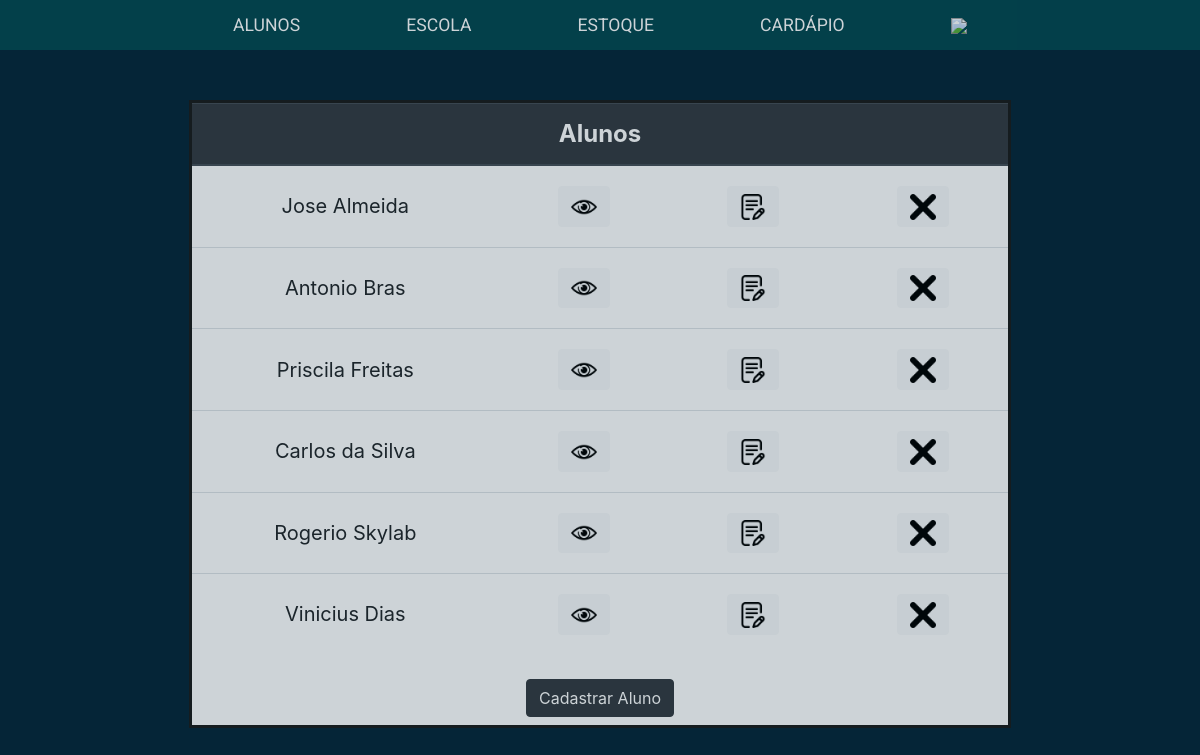
/sec-escola/aluno/index.php (signed in), run on the app's committed database.
### tables this page shows
create table Aluno (
    id int primary key auto_increment,
    nomeAluno varchar(64),
    login varchar(64),
    senha varchar(64),
    dataDeNascimento date,
    anoEscolar_id int references AnoEscolar(id),
    escola_id int references Escola(id)
);

### sec-escola/aluno/index.php (the view, shortened to what this page needs)
<?php
require_once '../../funcoes-de-cabecalho.php';
require_once '../../conexao.php';
cabecalhoSecEsc('../../estilo/style.css', 'Alunos', '.', '../escola/', '../estoque/', '../cardapio/', '../../login/logOut.php');
sectionTop();
$select = "select * from Aluno";
$query = mysqli_query($conexao, $select);
?>
<table class="table">
    <thead class="thead-dark">
        <tr>
            <th colspan="4">Alunos</th>
        </tr>
    </thead>
    <tbody>
<?php
while($table = mysqli_fetch_array($query)){
        $idAluno = $table['id'];
        $nome = $table['nomeAluno'];
        echo "<tr>"
            . "<td>$nome</td>"
            . "<td><button class='btn btn-light m-2 visualizar-aluno' value='$idAluno'><img src='../../estilo/icones/eye.png' width='26px' /></button></td>"
            . "<td><a href='validar-aluno.php?acao=atualizar&id=$idAluno'class='btn btn-light m-2'><img src='../../estilo/icones/edit.png' width='26px' /></a></td>"
            . "<td><button class='btn btn-light m-2 excluir-aluno' value='$idAluno'><img src='../../estilo/icones/delete.png' width='26px' /></button></td>"
            . "</tr>";
    }
?>
    </tbody>
</table>
<a class="btn btn-dark m-2 cadastrar-aluno buttonLink" href="validar-aluno.php?acao=cadastrar">Cadastrar Aluno</a>
<?php
sectionBaixo();
?>
<?php
rodape();

### funcoes-de-cabecalho.php (shortened to what this page needs)
<?php
function cabecalhoSecEsc($estilo = null, $title = NULL,  $linkAluno = NULL, $linkEscola = NULL, $linkEstoque = NULL, $linkCardapio = NULL, $linkLogOut = null) {
    echo "<!DOCTYPE html>"
        . "<head>"
        . "<link rel='stylesheet' href='https://stackpath.bootstrapcdn.com/bootstrap/4.3.1/css/bootstrap.min.css'>"
        . "<script src='https://ajax.googleapis.com/ajax/libs/jquery/3.4.1/jquery.min.js'></script>"
        . "<script src='https://cdnjs.cloudflare.com/ajax/libs/popper.js/1.14.7/umd/popper.min.js'></script>"
        . "<script src='https://stackpath.bootstrapcdn.com/bootstrap/4.3.1/js/bootstrap.min.js'></script>"
        . "<link rel='stylesheet' type='text/css' href='$estilo'/>"
        . "<meta charset='UTF-8'>"
        . "<title>$title</title>"
        . "</head>"
        . "<body>"
        . "<div class='container-fluid'>"
        . "<header>"
        .        "<div id='navbar'>"
        .            "<div>"
        .               "<a href='$linkAluno'>ALUNOS</a>"
        .            "</div>"
        .            "<div>"
        .                "<a href='$linkEscola'>ESCOLA</a>"
        .            "</div>"
        .            "<div>"
        .               "<a href='$linkEstoque'>ESTOQUE</a>"
        .            "</div>"
        .            "<div>"
        .               "<a href='$linkCardapio'>CARDÁPIO</a>"
        .            "</div>"
        .            "<div>"
        .               "<a href='$linkLogOut'><img src='https://image.flaticon.com/icons/svg/660/660350.svg' width=26px/></a>"
        .            "</div>"
        .    "</div>"
        . "</header>";
}
function sectionTop() {
    echo "<section>"
    .        "<div id='Box'>";
}
function sectionBaixo() {
    echo "</div>"
    .    "</section>";
}
function rodape(){
    echo "</div></body>"
    . "</html>";
}

### estilo/style.css (style rules this page uses)
body { background-color: #052537 !important; text-decoration: none; }
.container-fluid { margin: 0 !important; padding: 0 !important; }
.buttonLink { color: white !important; }
#Box a { text-decoration: none; color: black; }
#navbar { display: flex; align-items: center; justify-content: space-around; padding: 0 15%; font-size: 1.1rem; }
#navbar div a { color: white; }
#navbar { background-color: #03474F; opacity: 0.8; font-family: Roboto, sans-serif; }
a:link { text-decoration: none !important; }
input, td, tr { text-align: center; vertical-align: middle !important; font-weight: 400; }
.table thead th { vertical-align: middle !important; }
@media (min-width: 1200px) { body { height: 100%; width: 100%; background-size: cover; position: relative; text-align-last: center; text-align: center; } }
@media (min-width: 1200px) { #Box { background: white center; font-weight: 500; opacity: 0.8; width: 68%; height: 80%; margin-top: 50px; margin-right: auto; margin-bottom: 0px; margin-left: auto; position: relative; border: solid 3px rgb(26, 26, 26); box-sizing: content-box; font-size: 24px; } }
@media (min-width: 1200px) { #navbar { height: 50px; } }
@media (min-width: 1200px) { .buttonLink { margin: 10px auto; } }
@media (min-width: 1200px) { tr td { font-size: 20px; } }

### data on the page
aluno: nomeAluno "Jose Almeida", $idAluno 1 (drawn)
aluno: nomeAluno "Antonio Bras", $idAluno 2 (drawn)
aluno: nomeAluno "Priscila Freitas", $idAluno 3 (drawn)
aluno: nomeAluno "Carlos da Silva", $idAluno 4 (drawn)
aluno: nomeAluno "Rogerio Skylab", $idAluno 5 (drawn)
aluno: nomeAluno "Vinicius Dias", $idAluno 6 (drawn)
